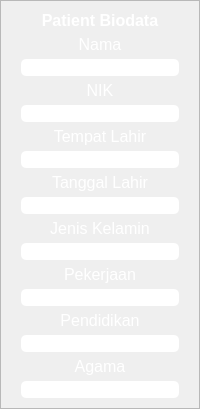
                   <widget class="QFrame" name="frame_3">
                    <property name="maximumSize">
                     <size>
                      <width>400</width>
                      <height>16777215</height>
                     </size>
                    </property>
                    <property name="frameShape">
                     <enum>QFrame::StyledPanel</enum>
                    </property>
                    <property name="frameShadow">
                     <enum>QFrame::Raised</enum>
                    </property>
                    <layout class="QVBoxLayout" name="verticalLayout_16">
                     <property name="spacing">
                      <number>5</number>
                     </property>
                     <property name="leftMargin">
                      <number>20</number>
                     </property>
                     <property name="topMargin">
                      <number>10</number>
                     </property>
                     <property name="rightMargin">
                      <number>20</number>
                     </property>
                     <property name="bottomMargin">
                      <number>10</number>
                     </property>
                     <item>
                      <widget class="QLabel" name="perhitungan_4">
                       <property name="maximumSize">
                        <size>
                         <width>16777215</width>
                         <height>25</height>
                        </size>
                       </property>
                       <property name="font">
                        <font>
                         <family>Nirmala UI</family>
                         <pointsize>12</pointsize>
                         <weight>75</weight>
                         <bold>true</bold>
                        </font>
                       </property>
                       <property name="styleSheet">
                        <string notr="true">color: rgb(255, 255, 255);</string>
                       </property>
                       <property name="text">
                        <string>Patient Biodata</string>
                       </property>
                       <property name="alignment">
                        <set>Qt::AlignCenter</set>
                       </property>
                      </widget>
                     </item>
                     <item>
                      <widget class="QLabel" name="label_nama">
                       <property name="minimumSize">
                        <size>
                         <width>0</width>
                         <height>0</height>
                        </size>
                       </property>
                       <property name="maximumSize">
                        <size>
                         <width>16777215</width>
                         <height>25</height>
                        </size>
                       </property>
                       <property name="font">
                        <font>
                         <family>Nirmala UI</family>
                         <pointsize>12</pointsize>
                         <weight>50</weight>
                         <bold>false</bold>
                        </font>
                       </property>
                       <property name="styleSheet">
                        <string notr="true">color: rgb(255, 255, 255);</string>
                       </property>
                       <property name="text">
                        <string>Nama</string>
                       </property>
                       <property name="alignment">
                        <set>Qt::AlignCenter</set>
                       </property>
                      </widget>
                     </item>
                     <item>
                      <widget class="QLineEdit" name="int_nama">
                       <property name="maximumSize">
                        <size>
                         <width>16777215</width>
                         <height>22</height>
                        </size>
                       </property>
                       <property name="font">
                        <font>
                         <family>Nirmala UI</family>
                         <pointsize>10</pointsize>
                        </font>
                       </property>
                       <property name="styleSheet">
                        <string notr="true">border-radius:5px;
background-color: rgb(255, 255, 255);</string>
                       </property>
                       <property name="text">
                        <string/>
                       </property>
                       <property name="alignment">
                        <set>Qt::AlignCenter</set>
                       </property>
                      </widget>
                     </item>
                     <item>
                      <widget class="QLabel" name="label_nik">
                       <property name="minimumSize">
                        <size>
                         <width>0</width>
                         <height>0</height>
                        </size>
                       </property>
                       <property name="maximumSize">
                        <size>
                         <width>16777215</width>
                         <height>25</height>
                        </size>
                       </property>
                       <property name="font">
                        <font>
                         <family>Nirmala UI</family>
                         <pointsize>12</pointsize>
                         <weight>50</weight>
                         <bold>false</bold>
                        </font>
                       </property>
                       <property name="styleSheet">
                        <string notr="true">color: rgb(255, 255, 255);</string>
                       </property>
                       <property name="text">
                        <string>NIK</string>
                       </property>
                       <property name="alignment">
                        <set>Qt::AlignCenter</set>
                       </property>
                      </widget>
                     </item>
                     <item>
                      <widget class="QLineEdit" name="int_nik">
                       <property name="maximumSize">
                        <size>
                         <width>16777215</width>
                         <height>22</height>
                        </size>
                       </property>
                       <property name="font">
                        <font>
                         <family>Nirmala UI</family>
                         <pointsize>10</pointsize>
                        </font>
                       </property>
                       <property name="styleSheet">
                        <string notr="true">border-radius:5px;
background-color: rgb(255, 255, 255);</string>
                       </property>
                       <property name="alignment">
                        <set>Qt::AlignCenter</set>
                       </property>
                      </widget>
                     </item>
                     <item>
                      <widget class="QLabel" name="label_tempat_lahir">
                       <property name="minimumSize">
                        <size>
                         <width>0</width>
                         <height>0</height>
                        </size>
                       </property>
                       <property name="maximumSize">
                        <size>
                         <width>16777215</width>
                         <height>25</height>
                        </size>
                       </property>
                       <property name="font">
                        <font>
                         <family>Nirmala UI</family>
                         <pointsize>12</pointsize>
                         <weight>50</weight>
                         <bold>false</bold>
                        </font>
                       </property>
                       <property name="styleSheet">
                        <string notr="true">color: rgb(255, 255, 255);</string>
                       </property>
                       <property name="text">
                        <string>Tempat Lahir</string>
                       </property>
                       <property name="alignment">
                        <set>Qt::AlignCenter</set>
                       </property>
                      </widget>
                     </item>
                     <item>
                      <widget class="QLineEdit" name="int_tempat_lahir">
                       <property name="maximumSize">
                        <size>
                         <width>16777215</width>
                         <height>22</height>
                        </size>
                       </property>
                       <property name="font">
                        <font>
                         <family>Nirmala UI</family>
                         <pointsize>10</pointsize>
                        </font>
                       </property>
                       <property name="styleSheet">
                        <string notr="true">border-radius:5px;
background-color: rgb(255, 255, 255);</string>
                       </property>
                       <property name="alignment">
                        <set>Qt::AlignCenter</set>
                       </property>
                      </widget>
                     </item>
                     <item>
                      <widget class="QLabel" name="label_tanggal_lahir">
                       <property name="minimumSize">
                        <size>
                         <width>0</width>
                         <height>0</height>
                        </size>
                       </property>
                       <property name="maximumSize">
                        <size>
                         <width>16777215</width>
                         <height>25</height>
                        </size>
                       </property>
                       <property name="font">
                        <font>
                         <family>Nirmala UI</family>
                         <pointsize>12</pointsize>
                         <weight>50</weight>
                         <bold>false</bold>
                        </font>
                       </property>
                       <property name="styleSheet">
                        <string notr="true">color: rgb(255, 255, 255);</string>
                       </property>
                       <property name="text">
                        <string>Tanggal Lahir</string>
                       </property>
                       <property name="alignment">
                        <set>Qt::AlignCenter</set>
                       </property>
                      </widget>
                     </item>
                     <item>
                      <widget class="QLineEdit" name="int_tanggal_lahir">
                       <property name="maximumSize">
                        <size>
                         <width>16777215</width>
                         <height>22</height>
                        </size>
                       </property>
                       <property name="font">
                        <font>
                         <family>Nirmala UI</family>
                         <pointsize>10</pointsize>
                        </font>
                       </property>
                       <property name="styleSheet">
                        <string notr="true">border-radius:5px;
background-color: rgb(255, 255, 255);</string>
                       </property>
                       <property name="alignment">
                        <set>Qt::AlignCenter</set>
                       </property>
                      </widget>
                     </item>
                     <item>
                      <widget class="QLabel" name="label_jenis_kelamin">
                       <property name="minimumSize">
                        <size>
                         <width>0</width>
                         <height>0</height>
                        </size>
                       </property>
                       <property name="maximumSize">
                        <size>
                         <width>16777215</width>
                         <height>25</height>
                        </size>
                       </property>
                       <property name="font">
                        <font>
                         <family>Nirmala UI</family>
                         <pointsize>12</pointsize>
                         <weight>50</weight>
                         <bold>false</bold>
                        </font>
                       </property>
                       <property name="styleSheet">
                        <string notr="true">color: rgb(255, 255, 255);</string>
                       </property>
                       <property name="text">
                        <string>Jenis Kelamin</string>
                       </property>
                       <property name="alignment">
                        <set>Qt::AlignCenter</set>
                       </property>
                      </widget>
                     </item>
                     <item>
                      <widget class="QLineEdit" name="int_jenis_kelamin">
                       <property name="maximumSize">
                        <size>
                         <width>16777215</width>
                         <height>22</height>
                        </size>
                       </property>
                       <property name="font">
                        <font>
                         <family>Nirmala UI</family>
                         <pointsize>10</pointsize>
                        </font>
                       </property>
                       <property name="styleSheet">
                        <string notr="true">border-radius:5px;
background-color: rgb(255, 255, 255);</string>
                       </property>
                       <property name="alignment">
                        <set>Qt::AlignCenter</set>
                       </property>
                      </widget>
                     </item>
                     <item>
                      <widget class="QLabel" name="label_pekerjaan">
                       <property name="minimumSize">
                        <size>
                         <width>0</width>
                         <height>0</height>
                        </size>
                       </property>
                       <property name="maximumSize">
                        <size>
                         <width>16777215</width>
                         <height>25</height>
                        </size>
                       </property>
                       <property name="font">
                        <font>
                         <family>Nirmala UI</family>
                         <pointsize>12</pointsize>
                         <weight>50</weight>
                         <bold>false</bold>
                        </font>
                       </property>
                       <property name="styleSheet">
                        <string notr="true">color: rgb(255, 255, 255);</string>
                       </property>
                       <property name="text">
                        <string>Pekerjaan</string>
                       </property>
                       <property name="alignment">
                        <set>Qt::AlignCenter</set>
                       </property>
                      </widget>
                     </item>
                     <item>
                      <widget class="QLineEdit" name="int_pekerjaan">
                       <property name="maximumSize">
                        <size>
                         <width>16777215</width>
                         <height>22</height>
                        </size>
                       </property>
                       <property name="font">
                        <font>
                         <family>Nirmala UI</family>
                         <pointsize>10</pointsize>
                        </font>
                       </property>
                       <property name="styleSheet">
                        <string notr="true">border-radius:5px;
background-color: rgb(255, 255, 255);</string>
                       </property>
                       <property name="alignment">
                        <set>Qt::AlignCenter</set>
                       </property>
                      </widget>
                     </item>
                     <item>
                      <widget class="QLabel" name="label_pendidikan">
                       <property name="minimumSize">
                        <size>
                         <width>0</width>
                         <height>0</height>
                        </size>
                       </property>
                       <property name="maximumSize">
                        <size>
                         <width>16777215</width>
                         <height>25</height>
                        </size>
                       </property>
                       <property name="font">
                        <font>
                         <family>Nirmala UI</family>
                         <pointsize>12</pointsize>
                         <weight>50</weight>
                         <bold>false</bold>
                        </font>
                       </property>
                       <property name="styleSheet">
                        <string notr="true">color: rgb(255, 255, 255);</string>
                       </property>
                       <property name="text">
                        <string>Pendidikan</string>
                       </property>
                       <property name="alignment">
                        <set>Qt::AlignCenter</set>
                       </property>
                      </widget>
                     </item>
                     <item>
                      <widget class="QLineEdit" name="int_pendidikan">
                       <property name="maximumSize">
                        <size>
                         <width>16777215</width>
                         <height>22</height>
                        </size>
                       </property>
                       <property name="font">
                        <font>
                         <family>Nirmala UI</family>
                         <pointsize>10</pointsize>
                        </font>
                       </property>
                       <property name="styleSheet">
                        <string notr="true">border-radius:5px;
background-color: rgb(255, 255, 255);</string>
                       </property>
                       <property name="alignment">
                        <set>Qt::AlignCenter</set>
                       </property>
                      </widget>
                     </item>
                     <item>
                      <widget class="QLabel" name="label_agama">
                       <property name="minimumSize">
                        <size>
                         <width>0</width>
                         <height>0</height>
                        </size>
                       </property>
                       <property name="maximumSize">
                        <size>
                         <width>16777215</width>
                         <height>25</height>
                        </size>
                       </property>
                       <property name="font">
                        <font>
                         <family>Nirmala UI</family>
                         <pointsize>12</pointsize>
                         <weight>50</weight>
                         <bold>false</bold>
                        </font>
                       </property>
                       <property name="styleSheet">
                        <string notr="true">color: rgb(255, 255, 255);</string>
                       </property>
                       <property name="text">
                        <string>Agama</string>
                       </property>
                       <property name="alignment">
                        <set>Qt::AlignCenter</set>
                       </property>
                      </widget>
                     </item>
                     <item>
                      <widget class="QLineEdit" name="int_agama">
                       <property name="maximumSize">
                        <size>
                         <width>16777215</width>
                         <height>22</height>
                        </size>
                       </property>
                       <property name="font">
                        <font>
                         <family>Nirmala UI</family>
                         <pointsize>10</pointsize>
                        </font>
                       </property>
                       <property name="styleSheet">
                        <string notr="true">border-radius:5px;
background-color: rgb(255, 255, 255);</string>
                       </property>
                       <property name="alignment">
                        <set>Qt::AlignCenter</set>
                       </property>
                      </widget>
                     </item>
                    </layout>
                   </widget>
